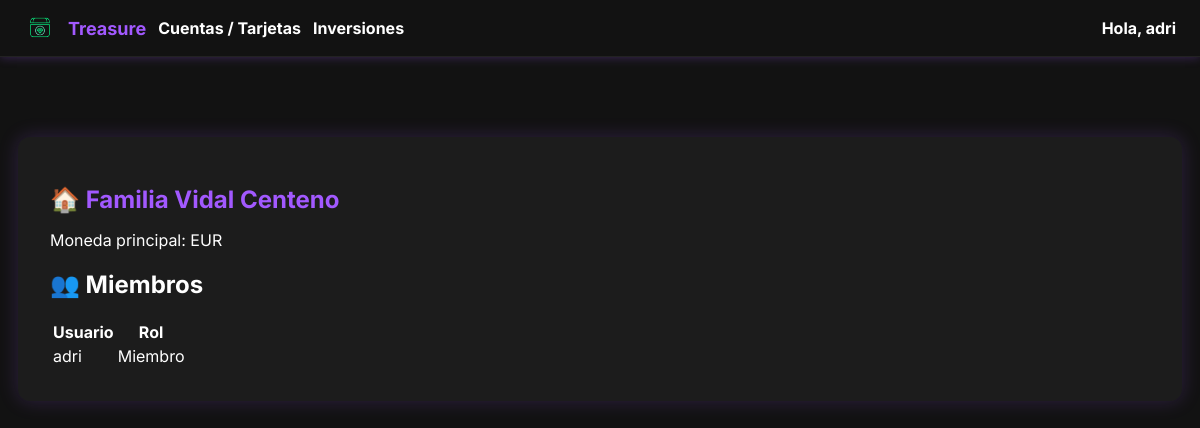
The page /core/mi-hogar/ (signed in) on the database as committed earlier.
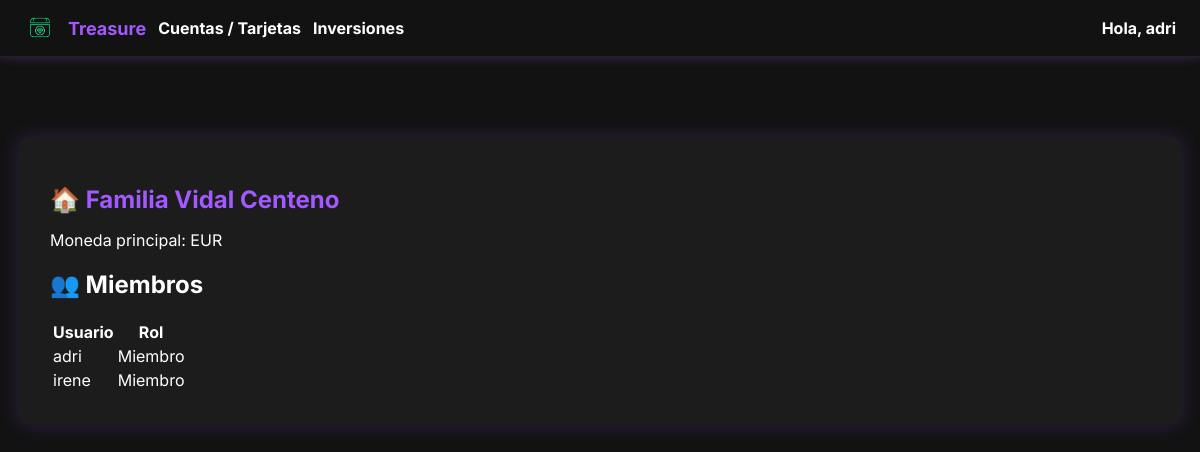
The same page on the database as committed later.
### core/models.py (models this page shows, shortened)
class UserProfile(models.Model):
    ROL_CHOICES = [
        ('admin', 'Administrador'),
        ('miembro', 'Miembro'),
        ('viewer', 'Solo lectura'),
    ]
    user = models.OneToOneField(User, on_delete=models.CASCADE)
    hogar = models.ForeignKey(
        Hogar, on_delete=models.SET_NULL, null=True, blank=True, related_name='miembros'
    )
    rol = models.CharField(max_length=20, choices=ROL_CHOICES, default='miembro')
    idioma = models.CharField(
        max_length=10, choices=[('es', 'Español'), ('en', 'Inglés')], default='es'
    )
    moneda = models.CharField(
        max_length=5,
        choices=[('EUR', '€ Euro'), ('USD', '$ Dólar'), ('BTC', '₿ Bitcoin')],
        default='EUR'
    )
    inflacion_referencia = models.FloatField(default=2.0)
    porcentaje_max_endeudamiento = models.FloatField(default=30.0)
    permitir_apis_externas = models.BooleanField(default=False)
    mostrar_alertas = models.BooleanField(default=True)
    recibir_emails = models.BooleanField(default=False)
    avatar = models.ImageField(upload_to='avatars/', null=True, blank=True)
    @property
    def es_admin(self):
        return self.rol == 'admin'

### core/views.py (the view)
# urls.py: path('mi-hogar/', views.mi_hogar, name='mi_hogar'),
@login_required
def mi_hogar(request):
    profile = getattr(request.user, 'userprofile', None)
    if not profile or not profile.hogar:
        return render(request, 'core/sin_hogar.html')
    miembros = UserProfile.objects.filter(
        hogar=profile.hogar
    ).select_related('user')
    return render(request, 'core/mi_hogar.html', {
        'hogar': profile.hogar,
        'miembros': miembros,
        'profile': profile,
    })

### finanzas/context_processors.py (called while the page is built)
def resumen_inversiones_context(request):
    if request.user.is_authenticated:
        resumen = ResumenInversionesMensual.objects.filter(
            usuario=request.user
        ).order_by('-registro__anio', '-registro__mes').first()
    else:
        resumen = None
    return {
        'resumen_inversiones': resumen
    }

### templates/core/mi_hogar.html (shortened to what this page needs)
{% extends "base.html" %}
{% block content %}
<div class="dashboard-container">
    <h1>🏠 {{ hogar.nombre }}</h1>
    <p class="text-muted">Moneda principal: {{ hogar.moneda_principal }}</p>
    <div class="section-card">
        <h2>👥 Miembros</h2>
        <table class="tabla-miembros">
            <thead>
                <tr>
                    <th>Usuario</th>
                    <th>Rol</th>
                </tr>
            </thead>
            <tbody>
                {% for miembro in miembros %}
                <tr>
                    <td>{{ miembro.user.username }}</td>
                    <td><span class="rol-badge rol-{{ miembro.rol }}">{{ miembro.get_rol_display }}</span></td>
                </tr>
                {% endfor %}
            </tbody>
        </table>
    </div>
</div>
{% endblock %}

Rows that differ between the two databases and show on the page:
added UserProfile: user.username "irene", rol "Miembro"
